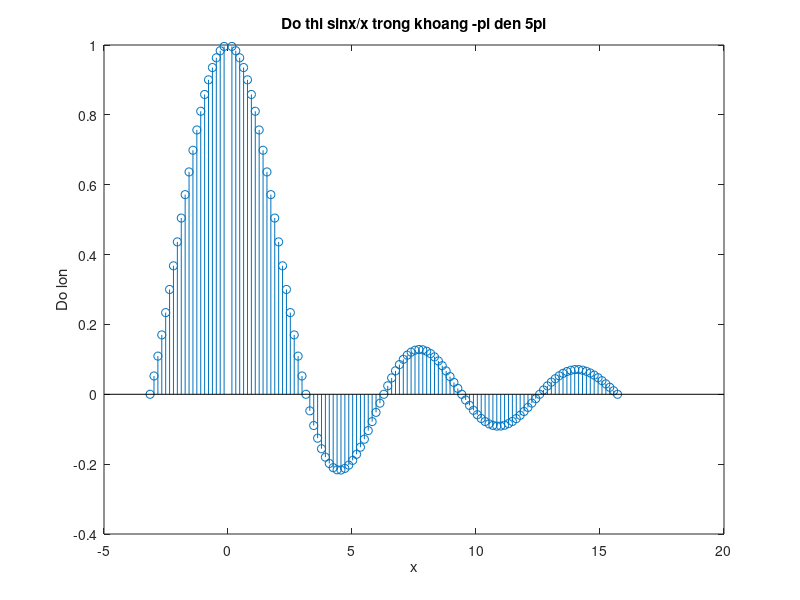

This chart was generated by the following MATLAB code:
x = -pi:pi/20:5*pi;
sinc_x = sin(x)./x;
stem(x,sinc_x);
title("Do thi sinx/x trong khoang -pi den 5pi");
xlabel("x");
ylabel("Do lon");
